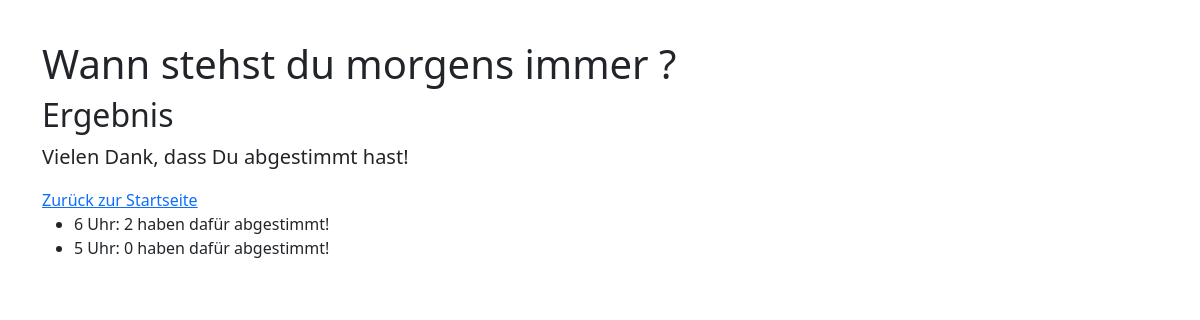
The app's page /poll/weckzeit/results with its own data.
### polls/models.py (models this page shows, shortened)
class Poll(models.Model):
    name = models.CharField(max_length= 256)
    slug = models.SlugField(unique=True)

class Choice(models.Model):
    poll = models.ForeignKey(to='Poll', on_delete=models.CASCADE)
    name = models.CharField(max_length= 256)
    votes = models.IntegerField(default=0)
    notes = models.TextField(null=True, blank=True)

### polls/views.py (the view)
# urls.py: path('poll/<str:slug>/results', results, name='results'),
def results(request, slug):
    umfrage = get_object_or_404(Poll, slug=slug)
    context = {'umfrage': umfrage}
    return render(request=request, template_name='polls/results.html', context=context)

### polls/templates/polls/results.html
{%extends 'polls/base.html'%} {%block content%} {%if umfrage%}
<h1>{{umfrage.name}}</h1>
<h2>Ergebnis</h2>
<p class="lead">Vielen Dank, dass Du abgestimmt hast!</p>
<a href="{%url 'index'%}">Zurück zur Startseite</a> {%if umfrage.choice_set.all%}
<ul>
    {%for choice in umfrage.choice_set.all%}
    <li>{{choice.name}}: {{choice.votes}} haben dafür abgestimmt!</li>
    {%endfor%}
</ul>
{%else%}
<p>Keine Antworten verfügbar</p>
{%endif%} {%else%}
<h1>Es kann keine Umfrage ausgegeben werden</h1>
{%endif%}{%endblock%}

### records on screen
Poll: name "Wann stehst du morgens immer ?"
Choice: name "6 Uhr", votes "2"
Choice: name "5 Uhr", votes "0"
